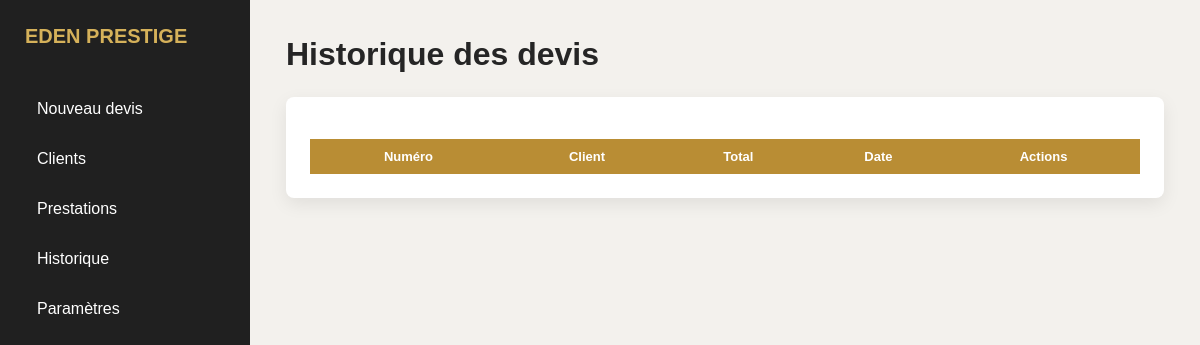
The page /historique on the database as committed earlier.
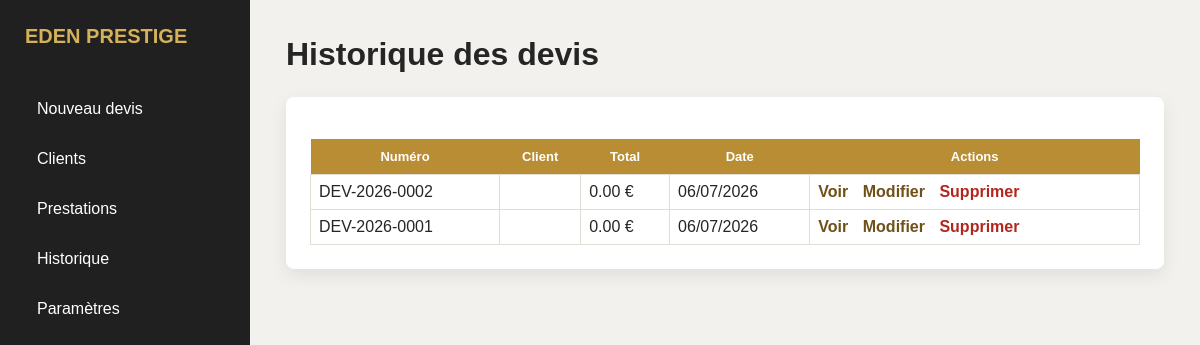
The same page on the database as committed later.
### models.py (models this page shows)
class Devis(db.Model):
    __tablename__ = "devis"
    id = db.Column(db.Integer, primary_key=True)
    numero = db.Column(db.String(20), unique=True)
    date = db.Column(db.String(20))
    expiration = db.Column(db.String(20))
    objet = db.Column(db.String(255))
    remise = db.Column(db.Float, default=0)
    total = db.Column(db.Float, default=0)
    client_id = db.Column(db.Integer, db.ForeignKey("clients.id"))
    lignes = db.relationship(
        "LigneDevis",
        backref="devis",
        cascade="all, delete",
        lazy=True,
    )

### app.py (the view)
@app.route("/historique")
def historique():
    return render_template("historique.html", devis=Devis.query.order_by(Devis.id.desc()).all())

### templates/historique.html
{% extends "base.html" %}
{% block contenu %}
<h1>Historique des devis</h1>
<div class="bloc">
    <table>
        <thead>
            <tr>
                <th>Num&eacute;ro</th>
                <th>Client</th>
                <th>Total</th>
                <th>Date</th>
                <th>Actions</th>
            </tr>
        </thead>
        <tbody>
            {% for d in devis %}
                <tr>
                    <td>{{ d.numero }}</td>
                    <td>{{ d.client_obj.nom }}</td>
                    <td>{{ "%.2f"|format(d.total) }} &euro;</td>
                    <td>{{ d.date }}</td>
                    <td class="actions">
                        <a href="/devis/{{ d.id }}" class="btn-action">Voir</a>
                        <a href="/devis/{{ d.id }}/modifier" class="btn-action">Modifier</a>
                        <a href="{{ url_for('supprimer_devis', id=d.id) }}" class="btn-action supprimer" onclick="return confirm('Supprimer ce devis &euro;')">Supprimer</a>
                    </td>
                </tr>
            {% endfor %}
        </tbody>
    </table>
</div>
{% endblock %}

Rows that differ between the two databases and show on the page:
added Devis: numero "DEV-2026-0002", total "0.00", date "06/07/2026"
added Devis: numero "DEV-2026-0001", total "0.00", date "06/07/2026"
